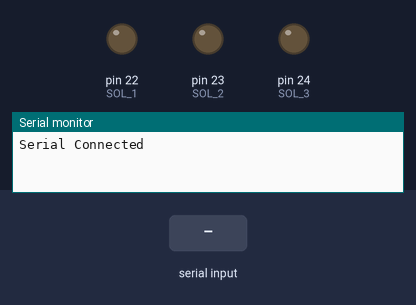
Simulated run of this sketch. Board: Arduino Mega 2560, built with avr-gcc and run on an emulated ATmega2560. Parts: output pins drawn as LEDs (lit = HIGH), the last lines printed to the serial monitor. The inputs (shaded band) are chosen by the test bench.

Above: at 1.2 s.
1.3 s: "open\n" received over Serial
At 2.2 s:
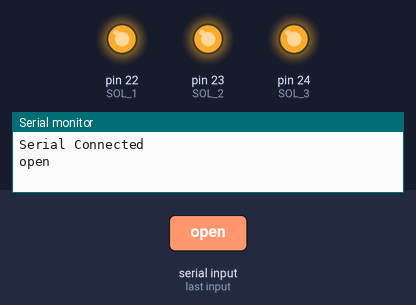
2.8 s: "close\n" received over Serial
At 3.4 s:
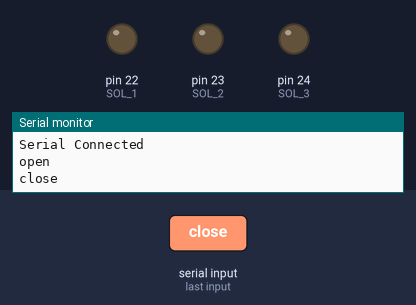
Timing chart, 0 to 5.8 s (numbered marks = the images above; inputs shaded):
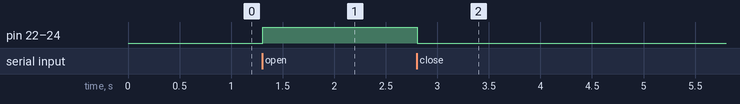

Measured:
- after the input at 1.3 s, pin 22 (SOL_1), pin 23 (SOL_2), pin 24 (SOL_3): LOW → HIGH at once
- after the input at 2.8 s, pin 22 (SOL_1), pin 23 (SOL_2), pin 24 (SOL_3): HIGH → LOW at once

The sketch:

AnalogInput_Test_12_1.ino
```cpp
/*
  Software serial multple serial test

 Receives from the hardware serial, sends to software serial.
 Receives from software serial, sends to hardware serial.

 The circuit:
 * RX is digital pin 0 (connect to TX of other device)
 * TX is digital pin 1 (connect to RX of other device)

 Note:
 Not all pins on the Mega and Mega 2560 support change interrupts,
 so only the following can be used for RX:
 10, 11, 12, 13, 50, 51, 52, 53, 62, 63, 64, 65, 66, 67, 68, 69


 */

 /*
  * The First test software for all of the solenoids and the O2 sensor
  *
  * Setup:
  *   Sol_1 pin 22
  *   Sol_2 pin 23
  *   Sol_3 pin 24
  *   O2 Rx - pin 10
  *
  * Open up the serial monitor with a baud rate of 9600 and type commands to control the system
  *
  * Commands:
  *   "open x" - opens solenoids 1-3 anything other than 1-3 will open all of them
  *   "close x" - closes solenoid x where x is 1-3 anything other than 1-3 closes all of them
  *   "read" - Begins reading the O2 sensor
  *   "stop" - stops the O2 readings from displaying
  */
#include <SoftwareSerial.h>
#include <stdio.h>
#include <string.h>

#define SOL_1 22
#define SOL_2 23
#define SOL_3 24

String inputString;         // a String to hold incoming data
bool stringComplete = false;  // whether the string is complete
int selection = 0;
bool displayO2 = false;
SoftwareSerial mySerial(10,18); // RX, TX

void setup()
{
   pinMode(SOL_1, OUTPUT);
   pinMode(SOL_2, OUTPUT);
   pinMode(SOL_3, OUTPUT);
  // Open serial communications and wait for port to open:
  Serial.begin(9600);
  while (!Serial) {
    ; // wait for serial port to connect. Needed for Native USB only
  }


  Serial.println("Serial Connected");

  // set the data rate for the SoftwareSerial port
  mySerial.begin(9600);
}

void loop() // run over and over
{
  if (mySerial.available() && displayO2)
        Serial.write(mySerial.read());
  if(stringComplete) {
    inputString.toLowerCase();
    if(inputString.substring(0,4) == "open"){
      selection = inputString.substring(5).toInt();
      switch(selection){
        case 0:
          digitalWrite(SOL_1, 1);
          digitalWrite(SOL_2, 1);
          digitalWrite(SOL_3, 1);
          break;
        case 1:
          digitalWrite(SOL_1, 1);
          break;
        case 2:
          digitalWrite(SOL_2,1);
          break;
        case 3:
          digitalWrite(SOL_3, 1);
          break;
        default:
          Serial.print(selection);
          Serial.println("Error, invalid solenoid to open");
      }
      Serial.println(inputString);
    }
    else if(inputString.substring(0,5) == "close") {
      selection = inputString.substring(6).toInt();
      switch(selection){
        case 0:
          digitalWrite(SOL_1, 0);
          digitalWrite(SOL_2, 0);
          digitalWrite(SOL_3, 0);
          break;
        case 1:
          digitalWrite(SOL_1, 0);
          break;
        case 2:
          digitalWrite(SOL_2,0);
          break;
        case 3:
          digitalWrite(SOL_3, 0);
          break;
        default:
          Serial.println("Error, invalid solenoid to Close");
      }
       Serial.println(inputString);
    }
    else if(inputString.substring(0,4) == "read") {
      displayO2 = true;
    }
    else if(inputString.substring(0,4) == "stop") {
      displayO2 = false;
    }
    else {
       Serial.println(inputString);
       Serial.println("Invalid Command");
    }
    inputString = "";
    stringComplete = false;
  }
}

void serialEvent() {
  while (Serial.available()) {
    // get the new byte:
    char inChar = (char)Serial.read();
    // add it to the inputString:
    inputString += inChar;
    // if the incoming character is a newline, set a flag so the main loop can
    // do something about it:
    if (inChar == '\n') {
      stringComplete = true;
    }

  }
}
```
